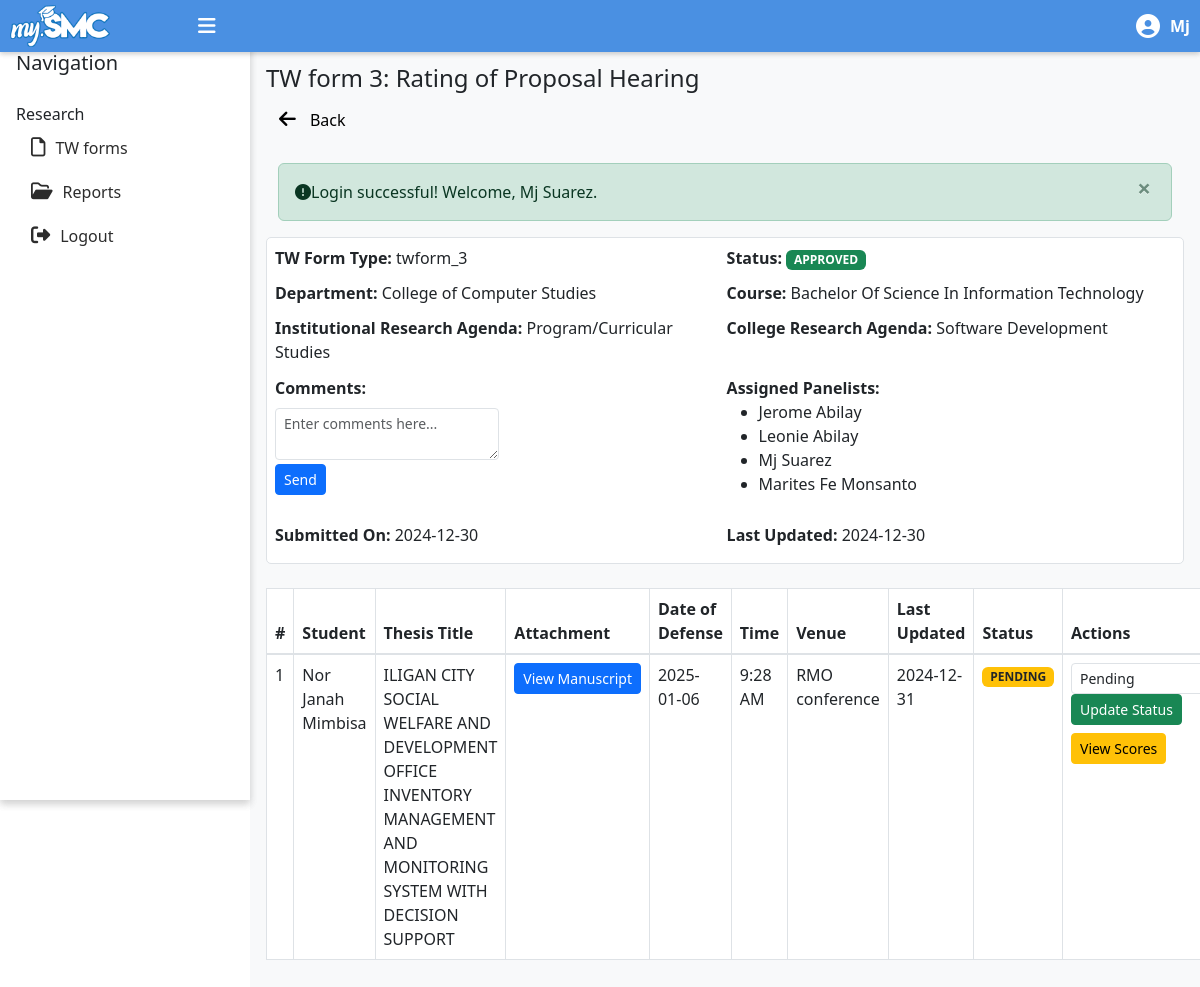
The page /advisor/tw-form3-details.php?tw_form_id=21 (signed in) on the database as committed earlier.
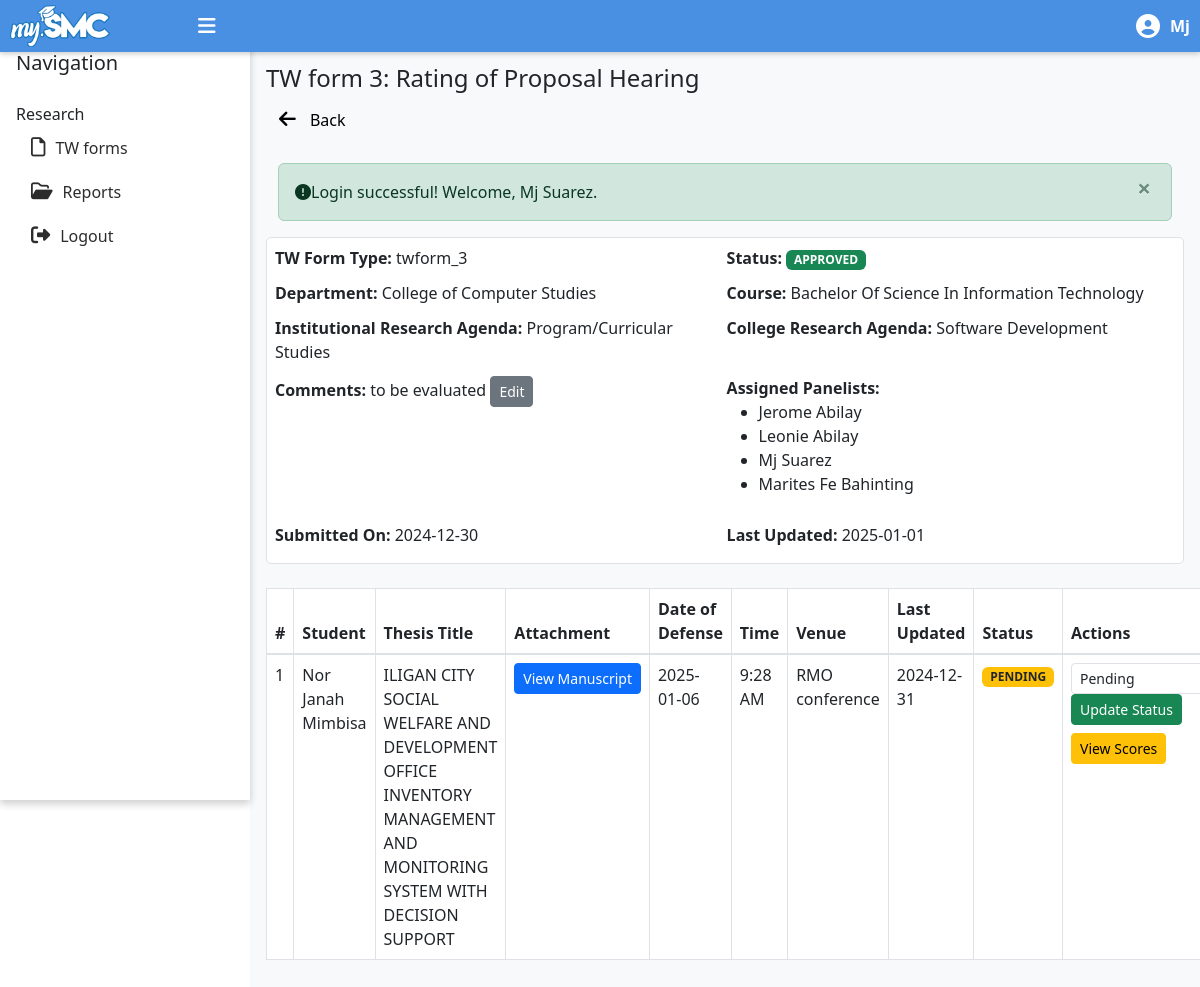
The same page on the database as committed later.
### tables this page shows
CREATE TABLE `assigned_panelists` (
  `assigned_panelist_id` int(11) NOT NULL,
  `tw_form_id` int(11) NOT NULL,
  `user_id` int(11) NOT NULL,
  `is_selected` tinyint(11) DEFAULT 1,
  `comments` text DEFAULT NULL,
  `date_created` datetime NOT NULL DEFAULT current_timestamp()
);

CREATE TABLE `accounts` (
  `user_id` int(255) NOT NULL,
  `username` varchar(50) NOT NULL,
  `password` varchar(255) NOT NULL,
  `firstname` varchar(50) NOT NULL,
  `lastname` varchar(50) NOT NULL,
  `contact` varchar(13) NOT NULL,
  `department_id` int(11) NOT NULL,
  `smc_email` varchar(255) NOT NULL,
  `user_type` enum('student','dean','panelist','rmo_staff','subject_advisor') NOT NULL,
  `date_created` datetime NOT NULL DEFAULT current_timestamp()
);

CREATE TABLE `tw_forms` (
  `tw_form_id` int(11) NOT NULL,
  `form_type` enum('twform_1','twform_2','twform_3','twform_4','twform_5','twform_6') NOT NULL,
  `ir_agenda_id` int(11) NOT NULL,
  `col_agenda_id` int(11) NOT NULL,
  `department_id` int(11) NOT NULL,
  `course_id` int(11) NOT NULL,
  `user_id` int(11) NOT NULL,
  `research_adviser_id` int(11) NOT NULL,
  `overall_status` enum('pending','approved','rejected','') NOT NULL,
  `comments` text DEFAULT NULL,
  `submission_date` date DEFAULT NULL,
  `last_updated` timestamp NOT NULL DEFAULT current_timestamp()
);

CREATE TABLE `departments` (
  `department_id` int(11) NOT NULL,
  `department_name` varchar(255) NOT NULL
);

CREATE TABLE `courses` (
  `course_id` int(11) NOT NULL,
  `course_name` varchar(255) NOT NULL,
  `department_id` int(11) DEFAULT NULL
);

CREATE TABLE `institutional_research_agenda` (
  `ir_agenda_id` int(11) NOT NULL,
  `ir_agenda_name` varchar(255) NOT NULL,
  `sub_areas` text DEFAULT NULL
);

CREATE TABLE `college_research_agenda` (
  `agenda_id` int(11) NOT NULL,
  `agenda_name` varchar(255) NOT NULL,
  `department_id` int(11) DEFAULT NULL,
  `description` text DEFAULT NULL
);

### advisor/tw-form3-details.php (the view, shortened to what the changed rows need)
<?php
    include('advisor-master.php');
    require '../config/connect.php';
    function getTWFormDetails($id) {
        global $conn, $user_id, $user_type;
        $query = "
            SELECT
                tw.tw_form_id,
                tw.form_type,
                tw.user_id,
                tw.ir_agenda_id,
                tw.col_agenda_id,
                tw.department_id AS department,
                tw.course_id AS course,
                tw.research_adviser_id AS adviser,
                tw.comments,
                tw.overall_status,
                tw.submission_date,
                tw.last_updated,
                u.firstname AS firstname,
                u.lastname AS lastname,
                dep.department_name AS department_name,
                cou.course_name AS course_name,
                advisor.firstname AS adviser_firstname,
                advisor.lastname AS adviser_lastname,
                ira.ir_agenda_name AS ir_agenda_name,
                col_agenda.agenda_name AS col_agenda_name
            FROM TW_FORMS tw
            LEFT JOIN ACCOUNTS u ON tw.user_id = u.user_id
            LEFT JOIN DEPARTMENTS dep ON tw.department_id = dep.department_id
            LEFT JOIN COURSES cou ON tw.course_id = cou.course_id
            LEFT JOIN institutional_research_agenda ira ON tw.ir_agenda_id = ira.ir_agenda_id
            LEFT JOIN college_research_agenda col_agenda ON tw.col_agenda_id = col_agenda.agenda_id
            LEFT JOIN ACCOUNTS advisor ON tw.research_adviser_id = advisor.user_id AND advisor.user_type = 'panelist'
            WHERE tw.tw_form_id = ?
            " . ($user_type === 'student' ? "AND u.user_type = 'student' AND tw.user_id = ?" : "") . "
            ORDER BY tw.last_updated DESC
        ";
        $stmt = $conn->prepare($query);
            if ($user_type === 'student') {
                $stmt->bind_param("ii", $id, $user_id);
            } else {
                $stmt->bind_param("i", $id);
            }
            $stmt->execute();
            $result = $stmt->get_result();
        return $result->num_rows > 0 ? $result->fetch_assoc() : null;
    }
    function GetAssignedPanelist($tw_form_id) {
        global $conn;
        $query = "
            SELECT
                panelist.assigned_panelist_id,
                panelist.tw_form_id,
                acc.firstname AS panelist_firstname,
                acc.lastname AS panelist_lastname
            FROM assigned_panelists panelist
            LEFT JOIN ACCOUNTS acc ON panelist.user_id = acc.user_id AND acc.user_type = 'panelist'
            WHERE panelist.tw_form_id = ?
        ";
        $stmt = $conn->prepare($query);
        $stmt->bind_param("i", $tw_form_id);
        $stmt->execute();
        $result = $stmt->get_result();
        return $result->num_rows > 0 ? $result->fetch_all(MYSQLI_ASSOC) : [];
    }
    $tw_form_id = $_GET['tw_form_id'];
    $twform_details = getTWFormDetails($tw_form_id);
    $panelists = GetAssignedPanelist($tw_form_id);
?>
<section id="twform-3-details" class="pt-4">
        <div class="details-section">
            <div><strong>TW Form Type: </strong><?= htmlspecialchars($twform_details['form_type']) ?></div>
            <div><strong>Status: </strong><?php
                    $status = strtoupper(htmlspecialchars($twform_details['overall_status']));
                    $badgeClass = '';
                    if ($status === 'PENDING') {
                        $badgeClass = 'badge bg-warning text-dark';
                    } elseif ($status === 'APPROVED') {
                        $badgeClass = 'badge bg-success';
                    } elseif ($status === 'REJECTED') {
                        $badgeClass = 'badge bg-danger';
                    } else {
                        $badgeClass = 'badge bg-secondary';
                    }
                    ?>
                <span class="<?= $badgeClass ?>"><?= $status ?></span></div>
                <div><strong>Department:</strong> <?= htmlspecialchars($twform_details['department_name']) ?></div>
                <div><strong>Course:</strong> <?= ucwords(htmlspecialchars($twform_details['course_name']))?></div>
                <div><strong>Institutional Research Agenda:</strong> <?= htmlspecialchars($twform_details['ir_agenda_name']) ?></div>
                <div><strong>College Research Agenda:</strong> <?= htmlspecialchars($twform_details['col_agenda_name']) ?></div>
                <div>
                    <?php if (!empty($twform_details['comments'])): ?>
                        <div>
                            <strong>Comments:</strong>
                            <span id="remarks-display"><?= htmlspecialchars($twform_details['comments']); ?></span>
                            <button class="btn btn-sm btn-secondary" id="edit-remarks-btn" onclick="toggleEdit()">Edit</button>
                        </div>
                    <?php else: ?>
                        <form action="submit-remarks.php" method="POST" style="display: inline;">
                            <label for="remarks"><strong>Comments:</strong></label>
                            <textarea name="comments" rows="2" class="form-control form-control-sm w-50" placeholder="Enter comments here..." required></textarea>
                            <button type="submit" class="btn btn-primary btn-sm mt-1">Send</button>
                        </form>
                    <?php endif; ?>
                </div>
                <div><strong>Assigned Panelists:</strong>
                        <?php if (!empty($panelists)): ?>
                            <ul>
                                <?php foreach ($panelists as $panelist): ?>
                                    <li><?= ucwords(htmlspecialchars($panelist['panelist_firstname'] . ' ' . $panelist['panelist_lastname'])) ?></li>
                                <?php endforeach; ?>
                            </ul>
                        <?php endif; ?>
                </div>
                <div><strong>Submitted On:</strong> <?= date("Y-m-d", strtotime($twform_details['submission_date'])) ?></div>
                <div><strong>Last Updated:</strong> <?= date("Y-m-d", strtotime($twform_details['last_updated'])) ?></div>
        </div>
            <div class="table-container mt-4">
                        <table id="items-table" class="table table-bordered display">
                            <thead class="thead-background">
                                <tr>
                                    <th scope="col">#</th>
                                    <th scope="col">Student</th>
                                    <th scope="col">Thesis Title</th>
                                    <th scope="col">Attachment</th>
                                    <th scope="col">Date of Defense</th>
                                    <th scope="col">Time</th>
                                    <th scope="col">Venue</th>
                                    <th scope="col">Last Updated</th>
                                    <th scope="col">Status</th>
                                    <th scope="col">Actions</th>
                                </tr>
                            </thead>
                        </table>
            </div>
</section>
<?php
include('advisor-master.php');
?>

Rows that differ between the two databases and show on the page:
changed tw_forms "twform_3": comments (not shown) → "to be evaluated"; last_updated "2024-12-30" → "2025-01-01"
changed through a linked row, assigned_panelists: user.lastname "Marites Fe Monsanto" → "Marites Fe Bahinting"
Other text that changed with them:
text no longer shown: "Send"
text now shown: "Edit"
